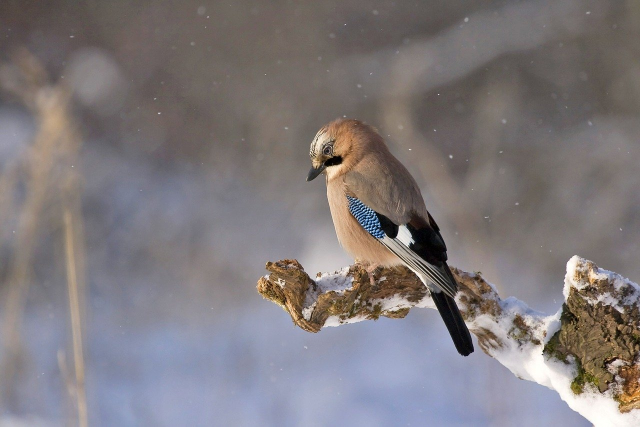
#> input picture Week_4/images/jay-548381_1280.jpg, 1280 x 853 px (shown at 1/2 size)
$ jupyter execute assigment.ipynb   (shell and % lines are left out)
#> lines starting #> are read from the running program, lines starting #| are printed output that depends on the picture; after the words box and inside, x2 and y2 are one past the last pixel; in counts of white or black regions, pixels touching at a corner belong together; long printed decimals are rounded
[cell 1]
import numpy as np
import cv2
import matplotlib.pyplot as plt

# **Ex1**

[cell 2]
img = cv2.imread('./images/jay-548381_1280.jpg')
#> img is the input picture: shape (853, 1280, 3); mean B, G, R 124, 121.7, 127.4
img = cv2.cvtColor(img, cv2.COLOR_BGR2GRAY)
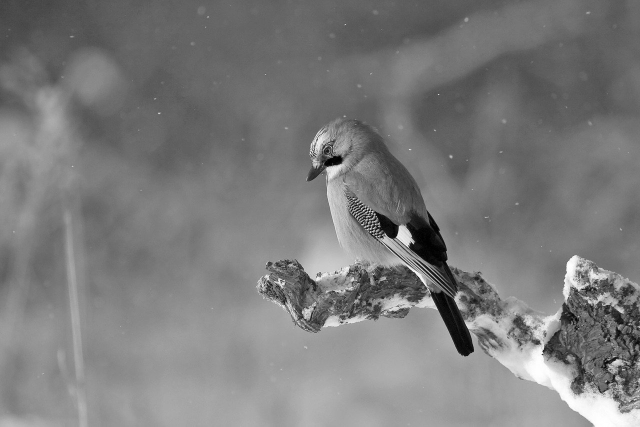
#> img: shape (853, 1280) (shown at 1/2 size); min 0, max 255, mean 123.6
print(img.shape)
#| (853, 1280)
plt.imshow(img, cmap='gray')

2. Выполните дискретное преобразование Фурье. Определите компоненту полученного преобразования, находящуюся на пересечении 322 строки и  597 столбца.

[cell 3]
f = np.fft.fft2(img)
f[322][597]

3. Переместите компоненту, отвечающую нулевой частоте f[0][0] , в центр и замените все элементы матрицы их модулями — амплитудами.

[cell 4]
f.shape
#> Out = (853, 1280)

[cell 5]
fshift = np.fft.fftshift(f)
# Check this
print(fshift[426][640] == f[0][0])
#| True

[cell 6]
# thay thế tất cả các phần tử của ma trận bằng các mô-đun - biên độ của chúng
magnitude_spectrum = np.abs(fshift)
plt.imshow(magnitude_spectrum, cmap = 'gray')

[cell 7]
print('min:', np.min(magnitude_spectrum), 'max:', np.max(magnitude_spectrum))
#| min: 4.204 max: 134983869.0
print(magnitude_spectrum[426][640])
#| 134983869.0

4. Примените логарифмическое шкалирование.

[cell 8]
# add 1 for advoid logarit == 0
magnitude_spectrum = np.log(1+np.abs(fshift))
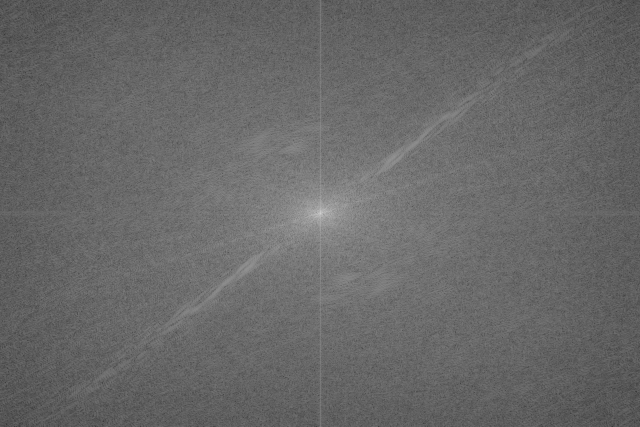
#> magnitude_spectrum: shape (853, 1280) float64 (shown at 1/2 size); min 1.65, max 18.72, mean 8.62; drawn with min black and max white
plt.imshow(magnitude_spectrum, cmap = 'gray')

[cell 9]
min = np.min(magnitude_spectrum)
#> min = 1.65
max = np.max(magnitude_spectrum)
#> max = 18.72
print(f"max - min = {max-min}")
#| max - min = 17.071
print(magnitude_spectrum[426][640])
#| 18.721

5. Занулите амплитуду основных низких частот — матрица размера 80x80  в центре изображения (плюс/минус 40 пикселей от центра). За точку центра следует выбрать результат целочисленного деления на 2 ширины и высота изображения.

[cell 10]
a = (853*2)/1280
a

[cell 11]
fshift[426 -  40 : 426 + 40, 640-40 : 640 + 50] = 0
fshift[426][640] = 0
print()
magnitude_spectrum = np.log(1+np.abs(fshift))
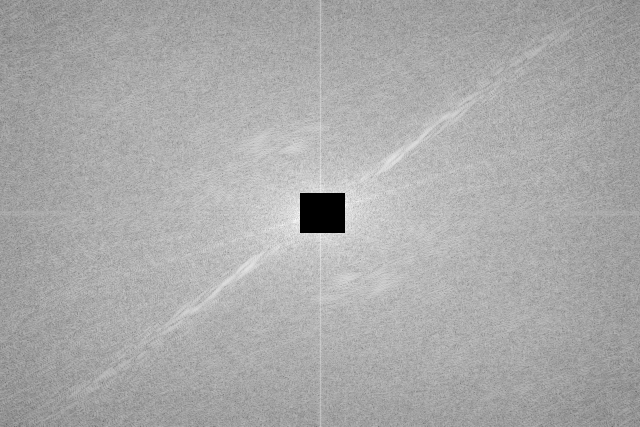
#> magnitude_spectrum: shape (853, 1280) float64 (shown at 1/2 size); min 0, max 12.8, mean 8.54; drawn with min black and max white
plt.imshow(magnitude_spectrum, cmap = 'gray')

[cell 12]
# fftshift : Shift zero-frequency component to the center of the spectrum.
f_ishift = np.fft.ifftshift(fshift)
# Compute the 2-dimensional inverse discrete Fourier Transform.
img_back = np.fft.ifft2(f_ishift)
print(img_back[665][456])
#| (1.630-1.0266419270161165j)

[cell 13]
np.sqrt(1.6296955343847674**2 + 1.0266419270161167**2)

# **Ex2**

1. С помощью библиотеки OpenCV считайте изображение:

[cell 14]
img = cv2.imread('./images/alcedo-atthis-881594_1280.jpg')
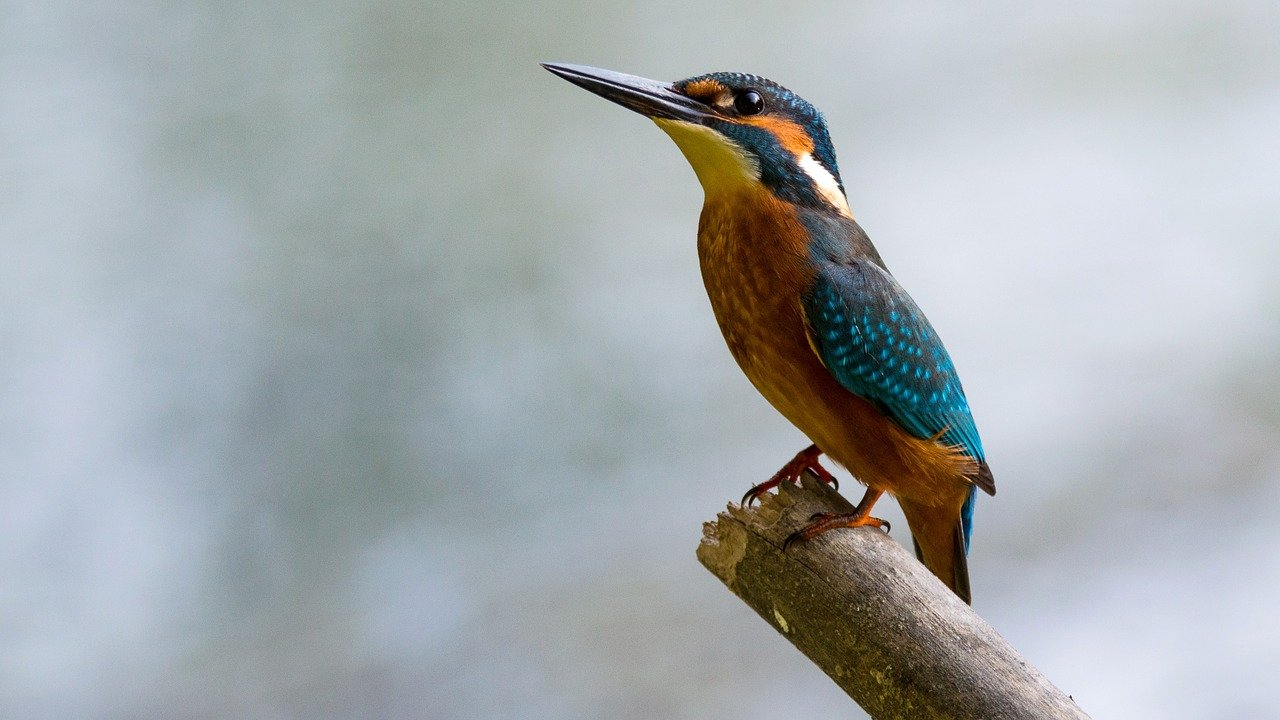
#> input picture Week_4/images/alcedo-atthis-881594_1280.jpg, 1280 x 720 px
#> img is the input picture: shape (720, 1280, 3); mean B, G, R 173, 170.4, 164.5
img = cv2.cvtColor(img,cv2.COLOR_BGR2RGB)
plt.imshow(img, cmap='gray')

2.Постройте градиенты изображений с помощью оператора Лапласа.

[cell 15]
# defind edge of image with operator Laplace
laplacian = cv2.Laplacian(img, -1)
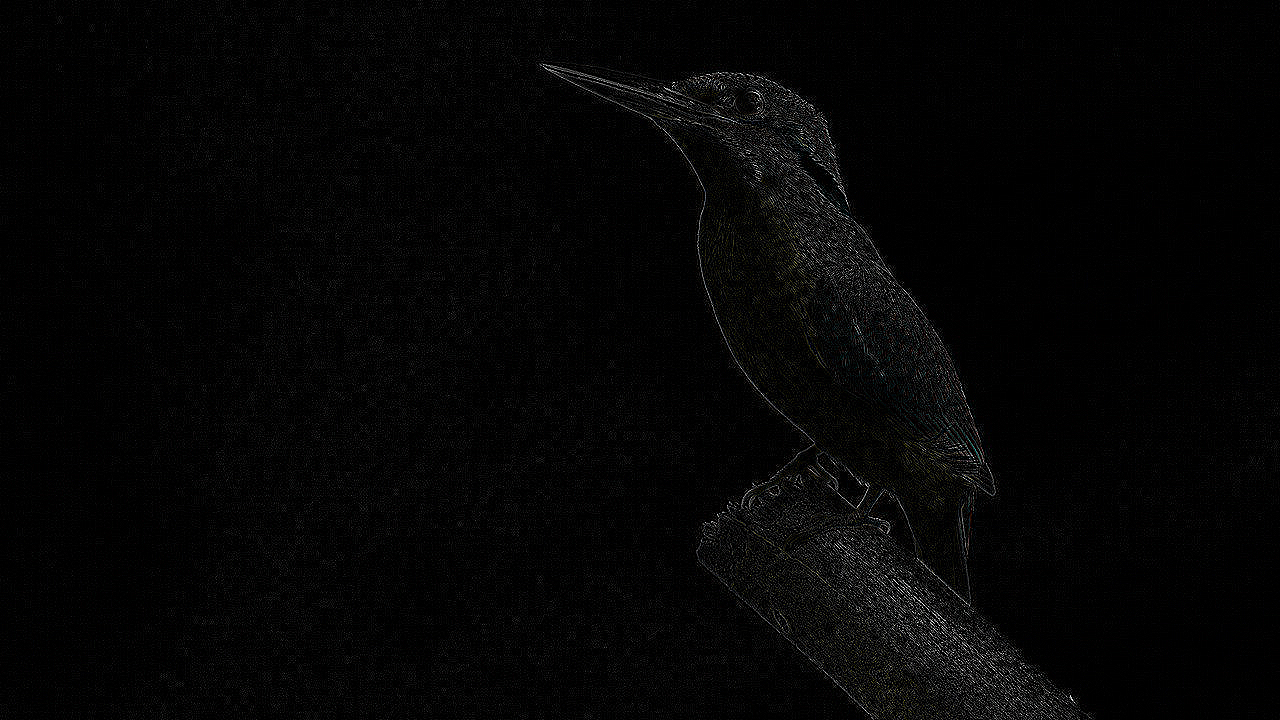
#> laplacian: shape (720, 1280, 3); mean R, G, B 5.3, 5.3, 5.2
plt.imshow(laplacian)

[cell 16]
np.sum(laplacian)
#> Out = 14568364

3. Примените алгоритм детектора краев Кенни.

[cell 17]
img.shape
#> Out = (720, 1280, 3)

[cell 18]
canny = cv2.Canny(img, 100, 200)
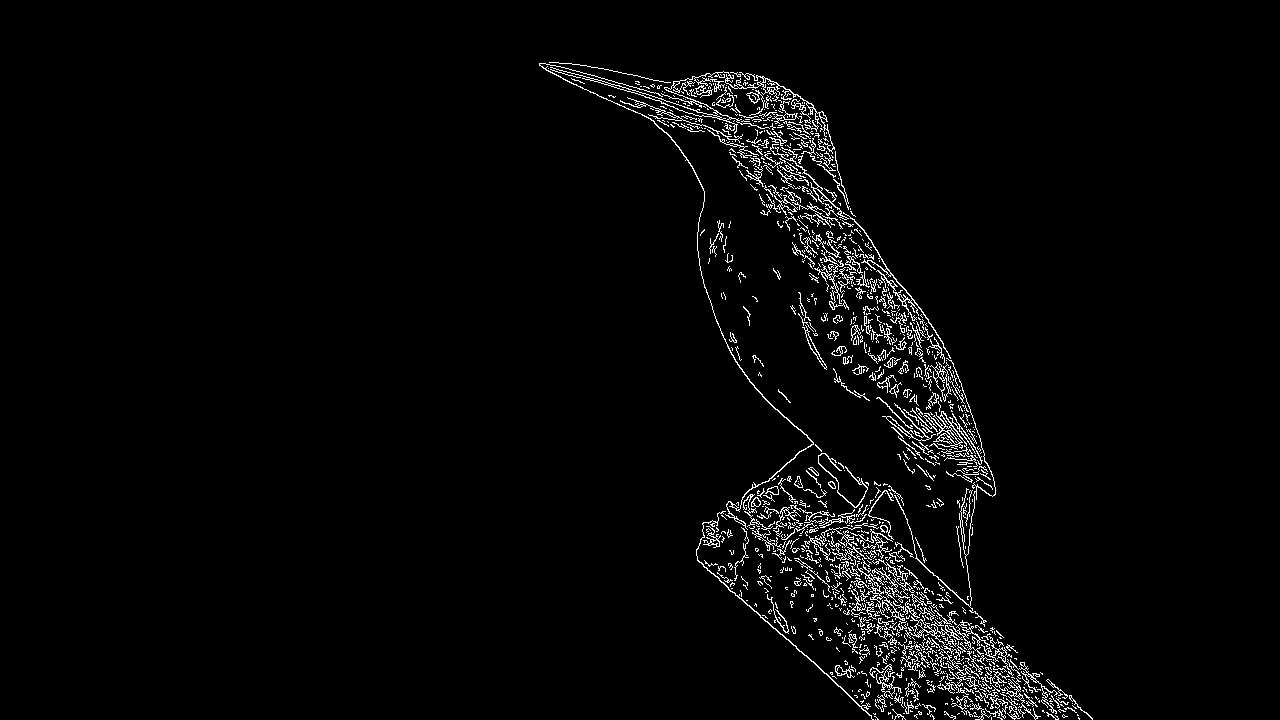
#> canny: shape (720, 1280); 2.7% white in thin lines or dots, all inside (x1, y1, x2, y2) = (539, 62, 1093, 720)

plt.subplot(121),plt.imshow(img,cmap = 'gray')
plt.title('Original Image'), plt.xticks([]), plt.yticks([])
plt.subplot(122),plt.imshow(canny,cmap = 'gray')
plt.title('Edge Image'), plt.xticks([]), plt.yticks([])

[cell 19]
np.sum(canny)/3
#> Out = 2125340
